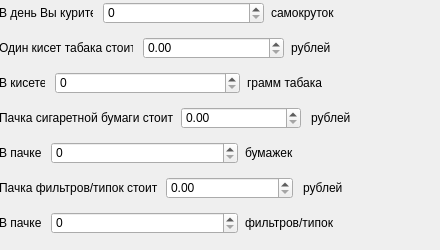
    <widget class="QWidget" name="custom_widget" native="true">
     <property name="sizePolicy">
      <sizepolicy hsizetype="Preferred" vsizetype="Fixed">
       <horstretch>0</horstretch>
       <verstretch>0</verstretch>
      </sizepolicy>
     </property>
     <property name="minimumSize">
      <size>
       <width>419</width>
       <height>241</height>
      </size>
     </property>
     <widget class="QWidget" name="verticalLayoutWidget_3">
      <property name="geometry">
       <rect>
        <x>-1</x>
        <y>-1</y>
        <width>431</width>
        <height>241</height>
       </rect>
      </property>
      <layout class="QVBoxLayout" name="verticalLayout_3">
       <property name="spacing">
        <number>10</number>
       </property>
       <item>
        <layout class="QHBoxLayout" name="horizontalLayout_7">
         <item>
          <widget class="QLabel" name="label_10">
           <property name="sizePolicy">
            <sizepolicy hsizetype="Fixed" vsizetype="Fixed">
             <horstretch>0</horstretch>
             <verstretch>0</verstretch>
            </sizepolicy>
           </property>
           <property name="minimumSize">
            <size>
             <width>94</width>
             <height>16</height>
            </size>
           </property>
           <property name="text">
            <string>В день Вы курите</string>
           </property>
          </widget>
         </item>
         <item>
          <widget class="QSpinBox" name="customs_per_day_spinbox">
           <property name="sizePolicy">
            <sizepolicy hsizetype="Preferred" vsizetype="Fixed">
             <horstretch>0</horstretch>
             <verstretch>0</verstretch>
            </sizepolicy>
           </property>
           <property name="minimumSize">
            <size>
             <width>161</width>
             <height>22</height>
            </size>
           </property>
           <property name="maximum">
            <number>5000</number>
           </property>
          </widget>
         </item>
         <item>
          <widget class="QLabel" name="label_11">
           <property name="sizePolicy">
            <sizepolicy hsizetype="Preferred" vsizetype="Fixed">
             <horstretch>0</horstretch>
             <verstretch>0</verstretch>
            </sizepolicy>
           </property>
           <property name="minimumSize">
            <size>
             <width>160</width>
             <height>16</height>
            </size>
           </property>
           <property name="text">
            <string>самокруток</string>
           </property>
          </widget>
         </item>
        </layout>
       </item>
       <item>
        <layout class="QHBoxLayout" name="horizontalLayout_8">
         <item>
          <widget class="QLabel" name="label_12">
           <property name="sizePolicy">
            <sizepolicy hsizetype="Fixed" vsizetype="Fixed">
             <horstretch>0</horstretch>
             <verstretch>0</verstretch>
            </sizepolicy>
           </property>
           <property name="minimumSize">
            <size>
             <width>134</width>
             <height>16</height>
            </size>
           </property>
           <property name="text">
            <string>Один кисет табака стоит</string>
           </property>
          </widget>
         </item>
         <item>
          <widget class="QDoubleSpinBox" name="tobacco_cost_doublespinbox">
           <property name="minimumSize">
            <size>
             <width>141</width>
             <height>22</height>
            </size>
           </property>
           <property name="maximum">
            <double>1000000.000000000000000</double>
           </property>
          </widget>
         </item>
         <item>
          <widget class="QLabel" name="label_13">
           <property name="sizePolicy">
            <sizepolicy hsizetype="Preferred" vsizetype="Fixed">
             <horstretch>0</horstretch>
             <verstretch>0</verstretch>
            </sizepolicy>
           </property>
           <property name="minimumSize">
            <size>
             <width>140</width>
             <height>16</height>
            </size>
           </property>
           <property name="text">
            <string>рублей</string>
           </property>
          </widget>
         </item>
        </layout>
       </item>
       <item>
        <layout class="QHBoxLayout" name="horizontalLayout_9">
         <item>
          <widget class="QLabel" name="label_14">
           <property name="sizePolicy">
            <sizepolicy hsizetype="Fixed" vsizetype="Fixed">
             <horstretch>0</horstretch>
             <verstretch>0</verstretch>
            </sizepolicy>
           </property>
           <property name="minimumSize">
            <size>
             <width>46</width>
             <height>16</height>
            </size>
           </property>
           <property name="text">
            <string>В кисете</string>
           </property>
          </widget>
         </item>
         <item>
          <widget class="QSpinBox" name="tobacco_count_spinbox">
           <property name="minimumSize">
            <size>
             <width>185</width>
             <height>22</height>
            </size>
           </property>
           <property name="maximum">
            <number>5000</number>
           </property>
          </widget>
         </item>
         <item>
          <widget class="QLabel" name="label_15">
           <property name="sizePolicy">
            <sizepolicy hsizetype="Preferred" vsizetype="Fixed">
             <horstretch>0</horstretch>
             <verstretch>0</verstretch>
            </sizepolicy>
           </property>
           <property name="minimumSize">
            <size>
             <width>184</width>
             <height>16</height>
            </size>
           </property>
           <property name="text">
            <string>грамм табака</string>
           </property>
          </widget>
         </item>
        </layout>
       </item>
       <item>
        <layout class="QHBoxLayout" name="horizontalLayout_10">
         <item>
          <widget class="QLabel" name="label_16">
           <property name="sizePolicy">
            <sizepolicy hsizetype="Fixed" vsizetype="Fixed">
             <horstretch>0</horstretch>
             <verstretch>0</verstretch>
            </sizepolicy>
           </property>
           <property name="minimumSize">
            <size>
             <width>176</width>
             <height>16</height>
            </size>
           </property>
           <property name="text">
            <string>Пачка сигаретной бумаги стоит</string>
           </property>
          </widget>
         </item>
         <item>
          <widget class="QDoubleSpinBox" name="paper_cost_doublespinbox">
           <property name="minimumSize">
            <size>
             <width>120</width>
             <height>22</height>
            </size>
           </property>
           <property name="maximum">
            <double>1000000.000000000000000</double>
           </property>
          </widget>
         </item>
         <item>
          <widget class="QLabel" name="label_17">
           <property name="sizePolicy">
            <sizepolicy hsizetype="Preferred" vsizetype="Fixed">
             <horstretch>0</horstretch>
             <verstretch>0</verstretch>
            </sizepolicy>
           </property>
           <property name="minimumSize">
            <size>
             <width>119</width>
             <height>16</height>
            </size>
           </property>
           <property name="text">
            <string>рублей</string>
           </property>
          </widget>
         </item>
        </layout>
       </item>
       <item>
        <layout class="QHBoxLayout" name="horizontalLayout_11">
         <item>
          <widget class="QLabel" name="label_18">
           <property name="sizePolicy">
            <sizepolicy hsizetype="Fixed" vsizetype="Fixed">
             <horstretch>0</horstretch>
             <verstretch>0</verstretch>
            </sizepolicy>
           </property>
           <property name="minimumSize">
            <size>
             <width>42</width>
             <height>16</height>
            </size>
           </property>
           <property name="text">
            <string>В пачке</string>
           </property>
          </widget>
         </item>
         <item>
          <widget class="QSpinBox" name="paper_count_spinbox">
           <property name="minimumSize">
            <size>
             <width>187</width>
             <height>22</height>
            </size>
           </property>
           <property name="maximum">
            <number>5000</number>
           </property>
          </widget>
         </item>
         <item>
          <widget class="QLabel" name="label_19">
           <property name="sizePolicy">
            <sizepolicy hsizetype="Preferred" vsizetype="Fixed">
             <horstretch>0</horstretch>
             <verstretch>0</verstretch>
            </sizepolicy>
           </property>
           <property name="minimumSize">
            <size>
             <width>186</width>
             <height>16</height>
            </size>
           </property>
           <property name="text">
            <string>бумажек</string>
           </property>
          </widget>
         </item>
        </layout>
       </item>
       <item>
        <layout class="QHBoxLayout" name="horizontalLayout_12">
         <item>
          <widget class="QLabel" name="label_20">
           <property name="sizePolicy">
            <sizepolicy hsizetype="Fixed" vsizetype="Fixed">
             <horstretch>0</horstretch>
             <verstretch>0</verstretch>
            </sizepolicy>
           </property>
           <property name="minimumSize">
            <size>
             <width>161</width>
             <height>16</height>
            </size>
           </property>
           <property name="text">
            <string>Пачка фильтров/типок стоит</string>
           </property>
          </widget>
         </item>
         <item>
          <widget class="QDoubleSpinBox" name="filter_cost_doublespinbox">
           <property name="minimumSize">
            <size>
             <width>127</width>
             <height>22</height>
            </size>
           </property>
           <property name="maximum">
            <double>1000000.000000000000000</double>
           </property>
          </widget>
         </item>
         <item>
          <widget class="QLabel" name="label_21">
           <property name="sizePolicy">
            <sizepolicy hsizetype="Preferred" vsizetype="Fixed">
             <horstretch>0</horstretch>
             <verstretch>0</verstretch>
            </sizepolicy>
           </property>
           <property name="minimumSize">
            <size>
             <width>127</width>
             <height>16</height>
            </size>
           </property>
           <property name="text">
            <string>рублей</string>
           </property>
          </widget>
         </item>
        </layout>
       </item>
       <item>
        <layout class="QHBoxLayout" name="horizontalLayout_13">
         <item>
          <widget class="QLabel" name="label_22">
           <property name="sizePolicy">
            <sizepolicy hsizetype="Fixed" vsizetype="Fixed">
             <horstretch>0</horstretch>
             <verstretch>0</verstretch>
            </sizepolicy>
           </property>
           <property name="minimumSize">
            <size>
             <width>42</width>
             <height>16</height>
            </size>
           </property>
           <property name="text">
            <string>В пачке</string>
           </property>
          </widget>
         </item>
         <item>
          <widget class="QSpinBox" name="filter_count_spinbox">
           <property name="minimumSize">
            <size>
             <width>187</width>
             <height>22</height>
            </size>
           </property>
           <property name="maximum">
            <number>5000</number>
           </property>
          </widget>
         </item>
         <item>
          <widget class="QLabel" name="label_23">
           <property name="sizePolicy">
            <sizepolicy hsizetype="Preferred" vsizetype="Fixed">
             <horstretch>0</horstretch>
             <verstretch>0</verstretch>
            </sizepolicy>
           </property>
           <property name="minimumSize">
            <size>
             <width>186</width>
             <height>16</height>
            </size>
           </property>
           <property name="text">
            <string>фильтров/типок</string>
           </property>
          </widget>
         </item>
        </layout>
       </item>
      </layout>
     </widget>
    </widget>
